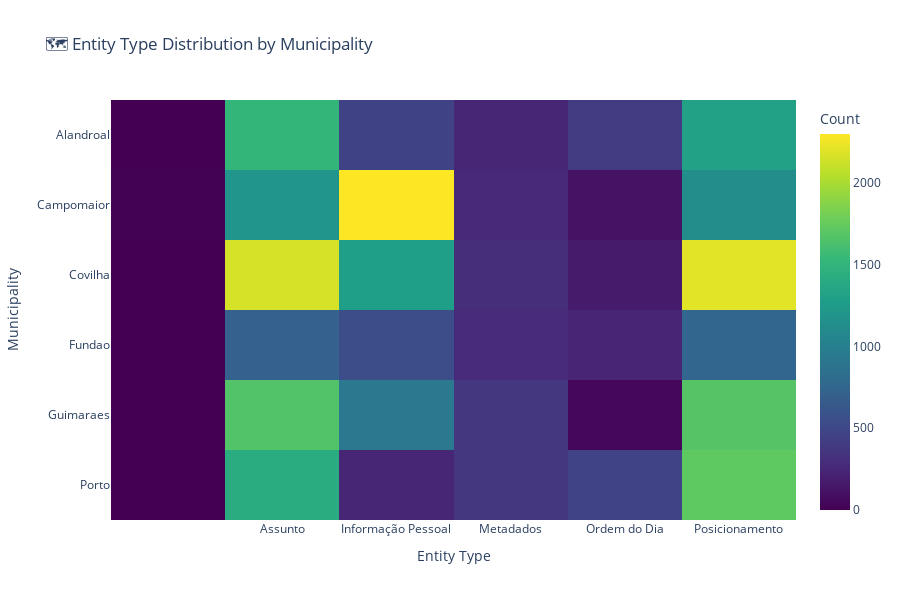
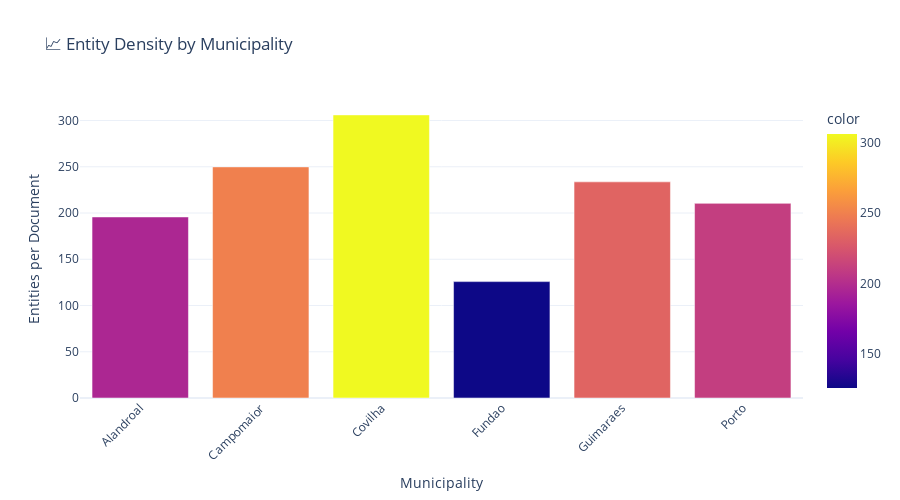

Here is the notebook cell these charts were saved with, in order:
### Code cell
# Cross-municipality entity analysis
if not entities_df.empty:
    # Entity distribution by municipality and type
    entity_muni_cross = pd.crosstab(entities_df['municipality'], entities_df['entity_label'])
    
    # Create heatmap
    fig_heatmap = px.imshow(
        entity_muni_cross.values,
        x=entity_muni_cross.columns,
        y=entity_muni_cross.index,
        title='🗺️ Entity Type Distribution by Municipality',
        labels={'x': 'Entity Type', 'y': 'Municipality', 'color': 'Count'},
        aspect='auto'
    )
    
    fig_heatmap.update_layout(height=600)
    fig_heatmap.show()
    
    # Entity density by municipality
    entity_density = entities_df.groupby('municipality').size() / documents_df.groupby('municipality').size()
    
    fig_density = px.bar(
        x=entity_density.index,
        y=entity_density.values,
        title='📈 Entity Density by Municipality',
        labels={'x': 'Municipality', 'y': 'Entities per Document'},
        color=entity_density.values,
        color_continuous_scale='plasma'
    )
    
    fig_density.update_layout(
        xaxis_tickangle=-45,
        height=500
    )
    
    fig_density.show()
    
    # Save figures
    fig_heatmap.write_html(FIGURES_DIR / 'entity_municipality_heatmap.html')
    fig_density.write_html(FIGURES_DIR / 'entity_density_by_municipality.html')
    
    print("💾 Cross-municipality analysis visualizations saved")

### Figure 1 — Plotly figure (JSON) as saved in the notebook; plotly's stock layout.template omitted (floating-point values rounded to 4 significant figures)
{"data": [{"coloraxis": "coloraxis", "hovertemplate": "Entity Type: %{x}<br>Municipality: %{y}<br>Count: %{z}<extra></extra>", "name": "0", "type": "heatmap", "x": ["", "Assunto", "Informação Pessoal", "Metadados", "Ordem do Dia", "Posicionamento"], "xaxis": "x", "y": ["Alandroal", "Campomaior", "Covilha", "Fundao", "Guimaraes", "Porto"], "yaxis": "y", "z": [[0, 1513, 458, 239, 399, 1306], [5, 1192, 2297, 264, 116, 1124], [0, 2159, 1289, 305, 168, 2201], [0, 705, 544, 281, 235, 752], [0, 1662, 928, 366, 39, 1679], [1, 1416, 244, 370, 463, 1715]]}], "layout": {"coloraxis": {"colorbar": {"title": {"text": "Count"}}, "colorscale": [[0, "#440154"], [0.1111, "#482878"], [0.2222, "#3e4989"], [0.3333, "#31688e"], [0.4444, "#26828e"], [0.5556, "#1f9e89"], [0.6667, "#35b779"], [0.7778, "#6ece58"], [0.8889, "#b5de2b"], [1, "#fde725"]]}, "height": 600, "title": {"text": "🗺️ Entity Type Distribution by Municipality"}, "xaxis": {"anchor": "y", "domain": [0, 1], "title": {"text": "Entity Type"}}, "yaxis": {"anchor": "x", "autorange": "reversed", "domain": [0, 1], "title": {"text": "Municipality"}}}}

### Figure 2 — Plotly figure (JSON) as saved in the notebook; plotly's stock layout.template omitted (floating-point values rounded to 4 significant figures)
{"data": [{"hovertemplate": "Municipality=%{x}<br>Entities per Document=%{y}<br>color=%{marker.color}<extra></extra>", "legendgroup": "", "marker": {"color": [195.8, 249.9, 306.1, 125.8, 233.7, 210.4], "coloraxis": "coloraxis", "pattern": {"shape": ""}}, "name": "", "orientation": "v", "showlegend": false, "textposition": "auto", "type": "bar", "x": ["Alandroal", "Campomaior", "Covilha", "Fundao", "Guimaraes", "Porto"], "xaxis": "x", "y": [195.8, 249.9, 306.1, 125.8, 233.7, 210.4], "yaxis": "y"}], "layout": {"barmode": "relative", "coloraxis": {"colorbar": {"title": {"text": "color"}}, "colorscale": [[0, "#0d0887"], [0.1111, "#46039f"], [0.2222, "#7201a8"], [0.3333, "#9c179e"], [0.4444, "#bd3786"], [0.5556, "#d8576b"], [0.6667, "#ed7953"], [0.7778, "#fb9f3a"], [0.8889, "#fdca26"], [1, "#f0f921"]]}, "height": 500, "legend": {"tracegroupgap": 0}, "title": {"text": "📈 Entity Density by Municipality"}, "xaxis": {"anchor": "y", "domain": [0, 1], "tickangle": -45, "title": {"text": "Municipality"}}, "yaxis": {"anchor": "x", "domain": [0, 1], "title": {"text": "Entities per Document"}}}}
